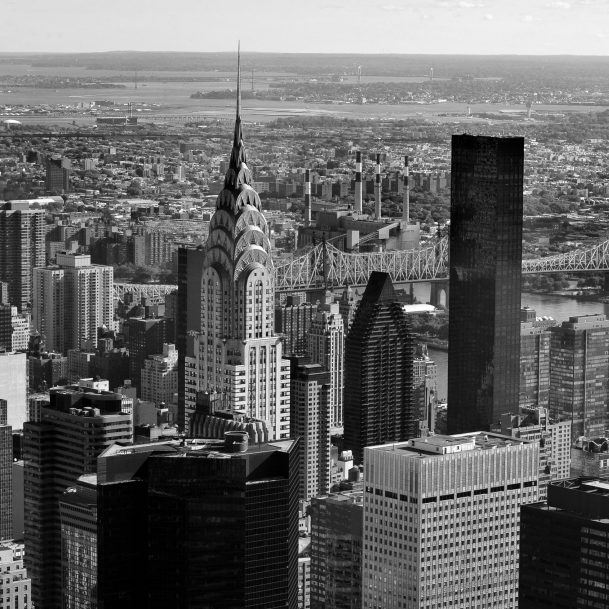
%> input picture Assignment1/Q2/input/chrysler.png, 609 x 609 px
$ octave myScript.m   (GNU Octave 9; MATLAB toolbox functions it lacks are replaced by stand-ins)
%> lines starting %> are read from the running program, lines starting %| are printed output that depends on the picture
### Assignment1/Q2/code/radDist.m
function imOut = radDist(imIn, k1, k2)
%> called with k1 = 0.1, k2 = 0.01
    [m, n] = size(imIn);
%> m = 609; n = 609
    [x, y]=meshgrid(1:n, 1:m);
    k=1;
    cx = m/2;
%> cx = 304.5
    cy = n/2;
%> cy = 304.5

    x = x - cx;
    y = y - cy;
    x = x/cx;
    y = y/cy;

    x_orig = x;
    y_orig = y;

    r2 = sqrt(x.^2 + y.^2);
    dr =  1 + k1*r2 + k2*r2.^2;
    x =  x_orig.*dr;
    y =  y_orig.*dr;

    x = x*cx + cx;
    y = y*cy + cy;

    imOut = interp2(imIn, x, y, 'cubic');
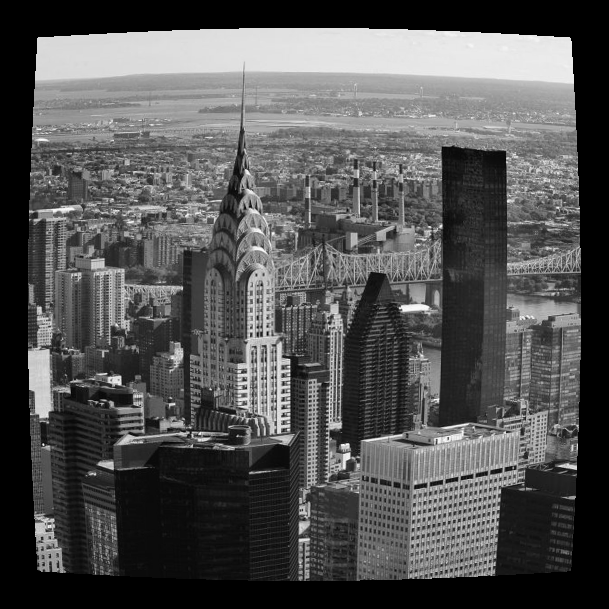
%> imOut: size 609x609 double; 19.57% of the values are NaN or infinite; the others: min -0.0422, max 1.02, mean 0.393; drawn with min black, max white, NaN and infinite black
end

### Assignment1/Q2/code/radUnDist.m
function imOut = radUnDist(imIn, k1, k2, nSteps)
%> called with k1 = 0.1, k2 = 0.01, nSteps = 2
    % Your code here
    [m, n] = size(imIn);
    [ax, ay]=meshgrid(1:n, 1:m);

    cx = m/2;
    cy = n/2;

    ax_orig = (ax - cx)./cx;
    ay_orig = (ay - cy)./cy;

    x= ax_orig;
    y= ay_orig;

    for i=1:nSteps
        r2 = sqrt(x.^2 + y.^2);
        dr = - k1*r2 - k2*r2.^2;
        x =  ax_orig + x.*dr;
        y =  ay_orig + y.*dr;
    end
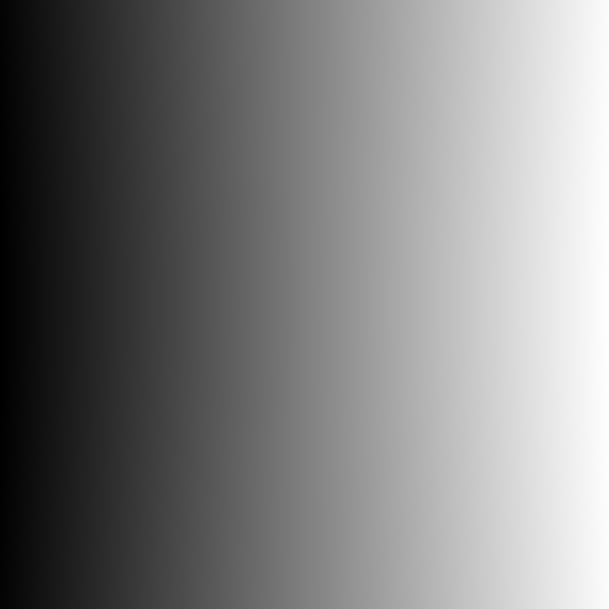
%> x: size 609x609 double; min -0.911, max 0.914, mean 0.00148; drawn with min black and max white
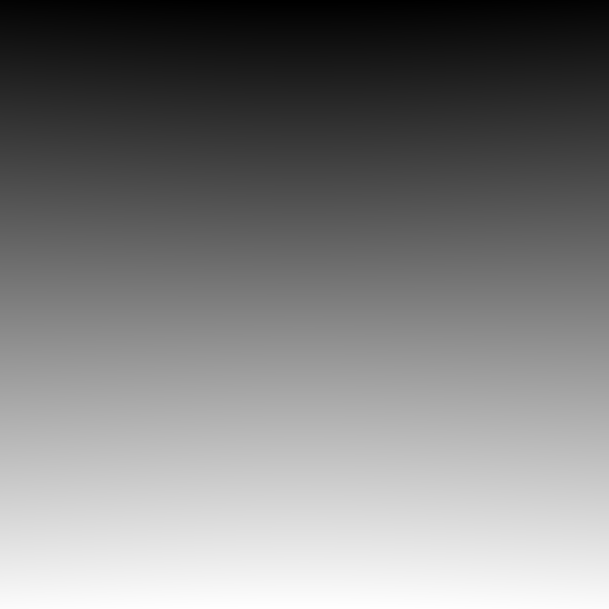
%> y: size 609x609 double; min -0.911, max 0.914, mean 0.00148; mean of the top-left, top-right, bottom-left and bottom-right quarters -0.461, -0.461, 0.463, 0.462; drawn with min black and max white
    imOut = interp2(imIn, x*cx + cx, y*cy + cy, 'cubic');
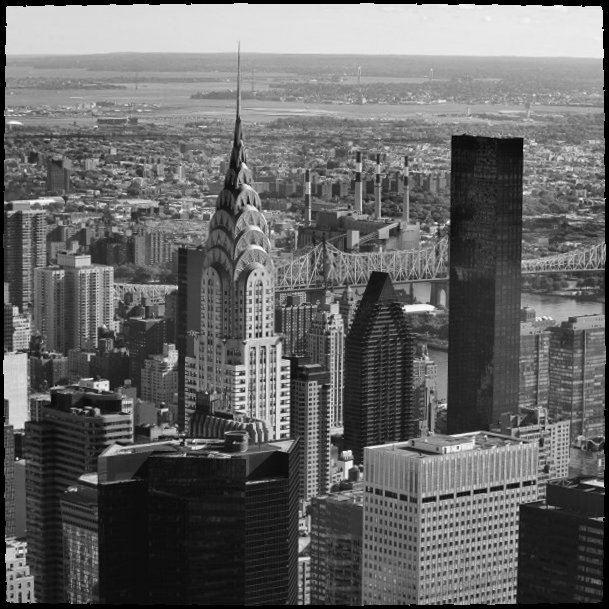
%> imOut: size 609x609 double; 3.01% of the values are NaN or infinite; the others: min -0.057, max 1.03, mean 0.395; drawn with min black, max white, NaN and infinite black
end

### Assignment1/Q2/code/myScript.m
close all
clc
clear
% im = double(imread('../input/checkerbox_sq.png'))./255;
im = double(imread('../input/chrysler.png'))./255;
figure
imshow(im)

% Test values. Do test for other values too
k1 = 0.1;
k2 = 0.01;
%%
imD = radDist(im, k1, k2);
figure
imshow(imD)

%%
nSteps = 2; % Fill in the number of steps here
imU = radUnDist(imD, k1, k2, nSteps);
figure
imshow(imU)
